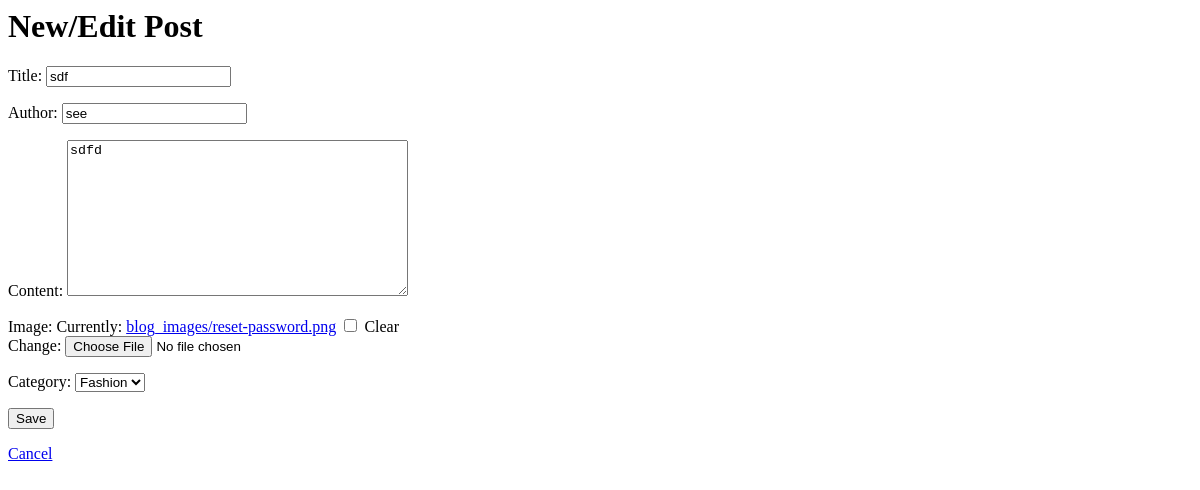
Page /post/1/edit/ on the earlier database version.
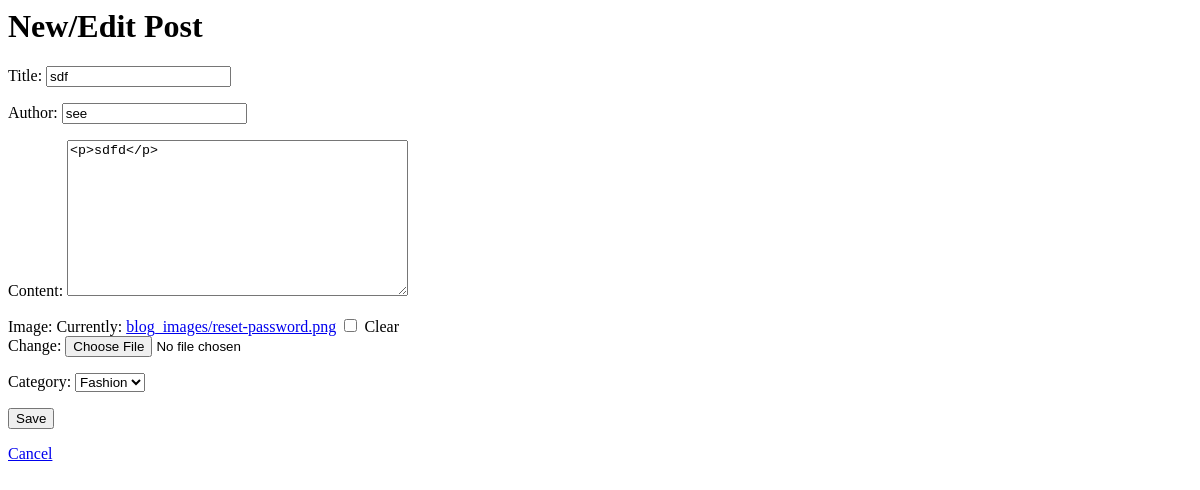
Same page on the later database version.
### blog/models.py (models this page shows, shortened)
class Post(models.Model):
    title = models.CharField(max_length=200)
    author = models.CharField(max_length=100)
    content = RichTextField()
    image = models.ImageField(upload_to='blog_images/', blank=True, null=True)
    category = models.ForeignKey('Category', on_delete=models.CASCADE)
    created_at = models.DateTimeField(default=timezone.now)
    updated_at = models.DateTimeField(auto_now=True)

### blog/views.py (the view)
# urls.py: path('post/<int:pk>/edit/', views.post_edit, name='post_edit'),
def post_edit(request, pk):
    post = get_object_or_404(Post, pk=pk)
    if request.method == 'POST':
        form = PostForm(request.POST, instance=post)
        if form.is_valid():
            form.save()
            return redirect('post_detail', pk=post.pk)
    else:
        form = PostForm(instance=post)
    return render(request, 'blog/post_form.html', {'form': form})

### blog/forms.py
class PostForm(forms.ModelForm):
    class Meta:
        model = Post
        fields = ['title', 'author', 'content','image','category']

### blog/context_processors.py (called while the page is built)
def categories_and_pages(request):
    return {
         'all_categories': Category.objects.annotate(post_count=Count('post')),
        'all_pages': Page.objects.all()
    }

### blog/models.py (called while the page is built)
    def __str__(self):
        return self.name

### templates/blog/post_form.html (shortened to what this page needs)
<h1>New/Edit Post</h1>
<form method="POST">
  {{ form.as_p }}
  <button type="submit">Save</button>
</form>
<a href="{% url 'home' %}">Cancel</a>

Differences in the rows shown:
changed Post "sdf": content "sdfd" → "<p>sdfd</p>"
